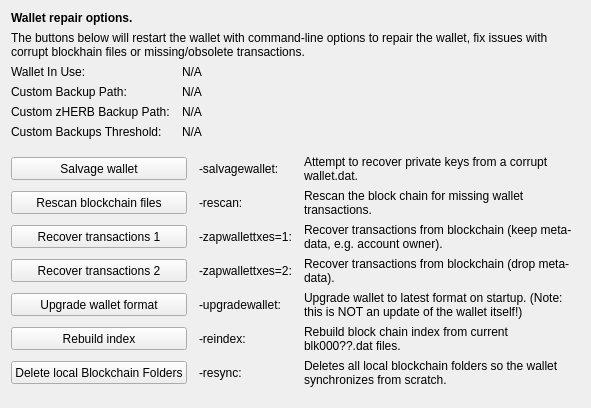
     <widget class="QWidget" name="tab_repair">
      <attribute name="title">
       <string>&amp;Wallet Repair</string>
      </attribute>
      <layout class="QGridLayout" name="gridLayout_4" columnstretch="0,0,0,0">
       <property name="horizontalSpacing">
        <number>12</number>
       </property>
       <item row="0" column="0" colspan="4">
        <widget class="QLabel" name="label_repair_header">
         <property name="font">
          <font>
           <weight>75</weight>
           <bold>true</bold>
          </font>
         </property>
         <property name="text">
          <string>Wallet repair options.</string>
         </property>
        </widget>
       </item>
       <item row="1" column="0" colspan="4">
        <widget class="QLabel" name="label_repair_helptext">
         <property name="font">
          <font>
           <weight>50</weight>
           <bold>false</bold>
          </font>
         </property>
         <property name="text">
          <string>The buttons below will restart the wallet with command-line options to repair the wallet, fix issues with corrupt blockhain files or missing/obsolete transactions.</string>
         </property>
         <property name="wordWrap">
          <bool>true</bool>
         </property>
        </widget>
       </item>
       <item row="2" column="0">
        <widget class="QLabel" name="wallet_path_label">
         <property name="text">
          <string>Wallet In Use:</string>
         </property>
        </widget>
       </item>
       <item row="2" column="1" colspan="3">
        <widget class="QLabel" name="wallet_path">
         <property name="cursor">
          <cursorShape>IBeamCursor</cursorShape>
         </property>
         <property name="text">
          <string>N/A</string>
         </property>
         <property name="textFormat">
          <enum>Qt::PlainText</enum>
         </property>
         <property name="textInteractionFlags">
          <set>Qt::LinksAccessibleByMouse|Qt::TextSelectableByKeyboard|Qt::TextSelectableByMouse</set>
         </property>
        </widget>
       </item>
       <item row="3" column="0">
        <widget class="QLabel" name="wallet_custombackuppath_label">
         <property name="text">
          <string>Custom Backup Path:</string>
         </property>
         <property name="visible">
          <bool>false</bool>
         </property>
        </widget>
       </item>
       <item row="3" column="1" colspan="3">
        <widget class="QLabel" name="wallet_custombackuppath">
         <property name="cursor">
          <cursorShape>IBeamCursor</cursorShape>
         </property>
         <property name="text">
          <string>N/A</string>
         </property>
         <property name="textFormat">
          <enum>Qt::PlainText</enum>
         </property>
         <property name="textInteractionFlags">
          <set>Qt::LinksAccessibleByMouse|Qt::TextSelectableByKeyboard|Qt::TextSelectableByMouse</set>
         </property>
         <property name="visible">
          <bool>false</bool>
         </property>
        </widget>
       </item>
       <item row="4" column="0">
        <widget class="QLabel" name="wallet_customzherbbackuppath_label">
         <property name="text">
          <string>Custom zHERB Backup Path:</string>
         </property>
         <property name="visible">
          <bool>false</bool>
         </property>
        </widget>
       </item>
       <item row="4" column="1" colspan="3">
        <widget class="QLabel" name="wallet_customzherbbackuppath">
         <property name="cursor">
          <cursorShape>IBeamCursor</cursorShape>
         </property>
         <property name="text">
          <string>N/A</string>
         </property>
         <property name="textFormat">
          <enum>Qt::PlainText</enum>
         </property>
         <property name="textInteractionFlags">
          <set>Qt::LinksAccessibleByMouse|Qt::TextSelectableByKeyboard|Qt::TextSelectableByMouse</set>
         </property>
         <property name="visible">
          <bool>false</bool>
         </property>
        </widget>
       </item>
       <item row="5" column="0">
        <widget class="QLabel" name="wallet_custombackupthreshold_label">
         <property name="text">
          <string>Custom Backups Threshold:</string>
         </property>
         <property name="visible">
          <bool>false</bool>
         </property>
        </widget>
       </item>
       <item row="5" column="1" colspan="3">
        <widget class="QLabel" name="wallet_custombackupthreshold">
         <property name="cursor">
          <cursorShape>IBeamCursor</cursorShape>
         </property>
         <property name="text">
          <string>N/A</string>
         </property>
         <property name="textFormat">
          <enum>Qt::PlainText</enum>
         </property>
         <property name="textInteractionFlags">
          <set>Qt::LinksAccessibleByMouse|Qt::TextSelectableByKeyboard|Qt::TextSelectableByMouse</set>
         </property>
         <property name="visible">
          <bool>false</bool>
         </property>
        </widget>
       </item>
       <item row="6" column="0">
        <spacer name="verticalSpacer_repair1">
         <property name="orientation">
          <enum>Qt::Vertical</enum>
         </property>
         <property name="sizeHint" stdset="0">
          <size>
           <width>10</width>
           <height>10</height>
          </size>
         </property>
        </spacer>
       </item>
       <item row="7" column="0" colspan="2">
        <widget class="QPushButton" name="btn_salvagewallet">
         <property name="minimumSize">
          <size>
           <width>100</width>
           <height>23</height>
          </size>
         </property>
         <property name="text">
          <string>Salvage wallet</string>
         </property>
        </widget>
       </item>
       <item row="7" column="2">
        <widget class="QLabel" name="label_repair_salvage_command">
         <property name="text">
          <string notr="true">-salvagewallet:</string>
         </property>
        </widget>
       </item>
       <item row="7" column="3">
        <widget class="QLabel" name="label_repair_salvage">
         <property name="text">
          <string>Attempt to recover private keys from a corrupt wallet.dat.</string>
         </property>
         <property name="wordWrap">
          <bool>true</bool>
         </property>
        </widget>
       </item>
       <item row="8" column="0" colspan="2">
        <widget class="QPushButton" name="btn_rescan">
         <property name="minimumSize">
          <size>
           <width>100</width>
           <height>23</height>
          </size>
         </property>
         <property name="text">
          <string>Rescan blockchain files</string>
         </property>
        </widget>
       </item>
       <item row="8" column="2">
        <widget class="QLabel" name="label_repair_rescan_command">
         <property name="text">
          <string notr="true">-rescan:</string>
         </property>
        </widget>
       </item>
       <item row="8" column="3">
        <widget class="QLabel" name="label_repair_rescan">
         <property name="text">
          <string>Rescan the block chain for missing wallet transactions.</string>
         </property>
         <property name="wordWrap">
          <bool>true</bool>
         </property>
        </widget>
       </item>
       <item row="9" column="0" colspan="2">
        <widget class="QPushButton" name="btn_zapwallettxes1">
         <property name="minimumSize">
          <size>
           <width>100</width>
           <height>23</height>
          </size>
         </property>
         <property name="text">
          <string>Recover transactions 1</string>
         </property>
        </widget>
       </item>
       <item row="9" column="2">
        <widget class="QLabel" name="label_repair_zap1_command">
         <property name="text">
          <string notr="true">-zapwallettxes=1:</string>
         </property>
        </widget>
       </item>
       <item row="9" column="3">
        <widget class="QLabel" name="label_repair_zap1">
         <property name="text">
          <string>Recover transactions from blockchain (keep meta-data, e.g. account owner).</string>
         </property>
         <property name="wordWrap">
          <bool>true</bool>
         </property>
        </widget>
       </item>
       <item row="10" column="0" colspan="2">
        <widget class="QPushButton" name="btn_zapwallettxes2">
         <property name="minimumSize">
          <size>
           <width>100</width>
           <height>23</height>
          </size>
         </property>
         <property name="text">
          <string>Recover transactions 2</string>
         </property>
        </widget>
       </item>
       <item row="10" column="2">
        <widget class="QLabel" name="label_repair_zap2_command">
         <property name="text">
          <string notr="true">-zapwallettxes=2:</string>
         </property>
        </widget>
       </item>
       <item row="10" column="3">
        <widget class="QLabel" name="label_repair_zap2">
         <property name="text">
          <string>Recover transactions from blockchain (drop meta-data).</string>
         </property>
         <property name="wordWrap">
          <bool>true</bool>
         </property>
        </widget>
       </item>
       <item row="11" column="0" colspan="2">
        <widget class="QPushButton" name="btn_upgradewallet">
         <property name="minimumSize">
          <size>
           <width>100</width>
           <height>23</height>
          </size>
         </property>
         <property name="text">
          <string>Upgrade wallet format</string>
         </property>
        </widget>
       </item>
       <item row="11" column="2">
        <widget class="QLabel" name="label_repair_upgrade_command">
         <property name="text">
          <string notr="true">-upgradewallet:</string>
         </property>
        </widget>
       </item>
       <item row="11" column="3">
        <widget class="QLabel" name="label_repair_upgrade">
         <property name="text">
          <string>Upgrade wallet to latest format on startup. (Note: this is NOT an update of the wallet itself!)</string>
         </property>
         <property name="wordWrap">
          <bool>true</bool>
         </property>
        </widget>
       </item>
       <item row="12" column="0" colspan="2">
        <widget class="QPushButton" name="btn_reindex">
         <property name="minimumSize">
          <size>
           <width>100</width>
           <height>23</height>
          </size>
         </property>
         <property name="text">
          <string>Rebuild index</string>
         </property>
        </widget>
       </item>
       <item row="12" column="2">
        <widget class="QLabel" name="label_repair_reindex_command">
         <property name="text">
          <string notr="true">-reindex:</string>
         </property>
        </widget>
       </item>
       <item row="12" column="3">
        <widget class="QLabel" name="label_repair_reindex">
         <property name="text">
          <string>Rebuild block chain index from current blk000??.dat files.</string>
         </property>
         <property name="wordWrap">
          <bool>true</bool>
         </property>
        </widget>
       </item>
       <item row="13" column="0" colspan="2">
        <widget class="QPushButton" name="btn_resync">
         <property name="minimumSize">
          <size>
           <width>100</width>
           <height>23</height>
          </size>
         </property>
         <property name="text">
          <string>Delete local Blockchain Folders</string>
         </property>
        </widget>
       </item>
       <item row="13" column="2">
        <widget class="QLabel" name="label_repair_resync_command">
         <property name="text">
          <string>-resync:</string>
         </property>
        </widget>
       </item>
       <item row="13" column="3">
        <widget class="QLabel" name="label_repair_resync">
         <property name="text">
          <string>Deletes all local blockchain folders so the wallet synchronizes from scratch.</string>
         </property>
         <property name="wordWrap">
          <bool>true</bool>
         </property>
        </widget>
       </item>
       <item row="14" column="0">
        <spacer name="verticalSpacer_repair2">
         <property name="orientation">
          <enum>Qt::Vertical</enum>
         </property>
         <property name="sizeHint" stdset="0">
          <size>
           <width>20</width>
           <height>10</height>
          </size>
         </property>
        </spacer>
       </item>
      </layout>
     </widget>
